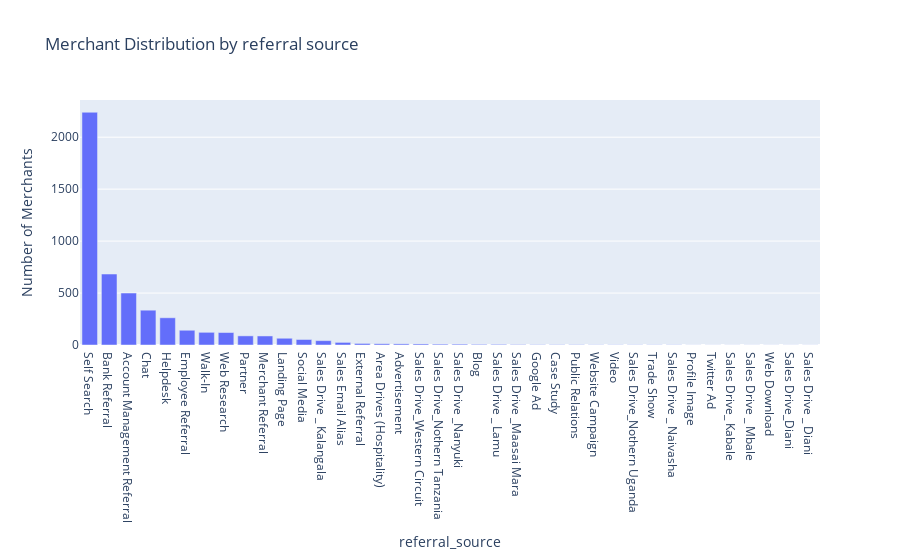

This figure's notebook cell:
### Markdown cell above
# 4. Merchant Distribution with Referral Source

### Code cell
# Count merchants per referral source
sector_counts = df_clean['referral_source'].value_counts().reset_index()

# Rename columns clearly
sector_counts.columns = ['referral_source', 'count']

# Plot with Plotly
px.bar(
    sector_counts,
    x='referral_source',
    y='count',
    title="Merchant Distribution by referral source",
    labels={'sector': 'Sector', 'count': 'Number of Merchants'}
)

### Figure 1 — Plotly figure (JSON) as saved in the notebook; plotly's stock layout.template omitted (floating-point values rounded to 4 significant figures)
{"data": [{"hovertemplate": "referral_source=%{x}<br>Number of Merchants=%{y}<extra></extra>", "legendgroup": "", "marker": {"color": "#636efa", "pattern": {"shape": ""}}, "name": "", "orientation": "v", "showlegend": false, "textposition": "auto", "type": "bar", "x": ["Self Search", "Bank Referral", "Account Management Referral", "Chat", "Helpdesk", "Employee Referral", "Walk-In", "Web Research", "Partner", "Merchant Referral", "Landing Page", "Social Media", "Sales Drive _ Kalangala", "Sales Email Alias", "External Referral", "Area Drives (Hospitality)", "Advertisement", "Sales Drive_Western Circuit", "Sales Drive_Nothern Tanzania", "Sales Drive _Nanyuki", "Blog", "Sales Drive _ Lamu", "Sales Drive _Maasai Mara", "Google Ad", "Case Study", "Public Relations", "Website Campaign", "Video", "Sales Drive_Nothern Uganda", "Trade Show", "Sales Drive _ Naivasha", "Profile Image", "Twitter Ad", "Sales Drive_ Kabale", "Sales Drive _ Mbale", "Web Download", "Sales Drive_Diani", "Sales Drive _ Diani"], "xaxis": "x", "y": [2240, 683, 500, 335, 262, 142, 122, 120, 88, 87, 65, 53, 42, 25, 15, 12, 11, 10, 8, 8, 6, 6, 4, 3, 3, 3, 2, 2, 2, 2, 2, 1, 1, 1, 1, 1, 1, 1], "yaxis": "y"}], "layout": {"barmode": "relative", "legend": {"tracegroupgap": 0}, "title": {"text": "Merchant Distribution by referral source"}, "xaxis": {"anchor": "y", "domain": [0, 1], "title": {"text": "referral_source"}}, "yaxis": {"anchor": "x", "domain": [0, 1], "title": {"text": "Number of Merchants"}}}}
